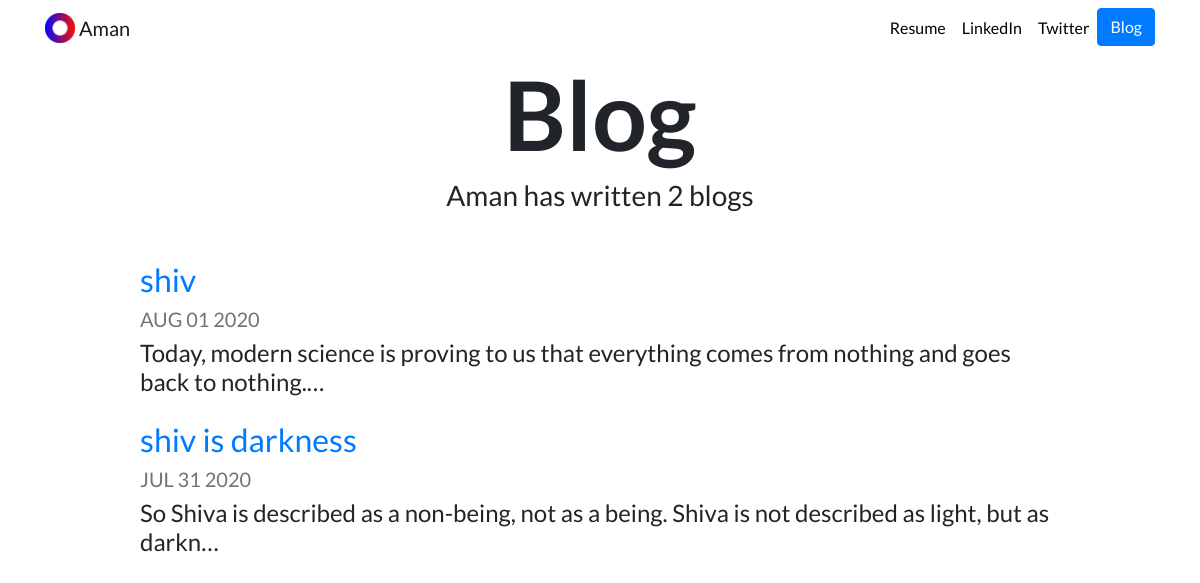
Screenshot of /blog/ with the database file from the repository.
### blog/models.py (models this page shows)
class Blog(models.Model):
    title=models.CharField(max_length=200)
    description=models.TextField()
    date=models.DateField()

### blog/views.py (the view)
# urls.py: path('',views.all_blogs,name='all_blogs'),
def all_blogs(request):
    blogs=Blog.objects.order_by('-date')
    return render(request,'blog/all_blogs.html',{'blogs':blogs})

### blog/templates/blog/all_blogs.html
{% extends 'portfolio/base.html' %}
{% block content %}
<h1 id="blogtitle" class="font-weight-bold text-center">Blog</h1>
<h3 class="text-center mb-5">Aman has written {{ blogs.count }} blog{{ blogs.count|pluralize }}</h3>
{% for blog in blogs %}
<div class="row justify-content-center my-3">
  <div class="col-md-10">
    <a href="{% url 'blog:detail' blog.id %}">
      <h2>{{ blog.title }}</h2>
    </a>
    <h5 class="text-muted">{{ blog.date|date:'M d Y'|upper }}</h5>
    <h4>{{ blog.description|striptags|truncatechars:100 }}</h4>
  </div>
</div>
{%endfor%}
{% endblock %}

### portfolio/static/portfolio/custom.css (style rules this page uses)
body { font-family: 'Lato', sans-serif; }
#blogtitle { font-size: 6rem; }

### rows the page displays
Blog: title "shiv", date "AUG 01 2020", description "Today, modern science is proving to us that everything comes from nothing and goes back to nothing.…"
Blog: title "shiv is darkness", date "JUL 31 2020", description "So Shiva is described as a non-being, not as a being. Shiva is not described as light, but as darkn…"

### other values shown
{{ blogs.count }} "2"
